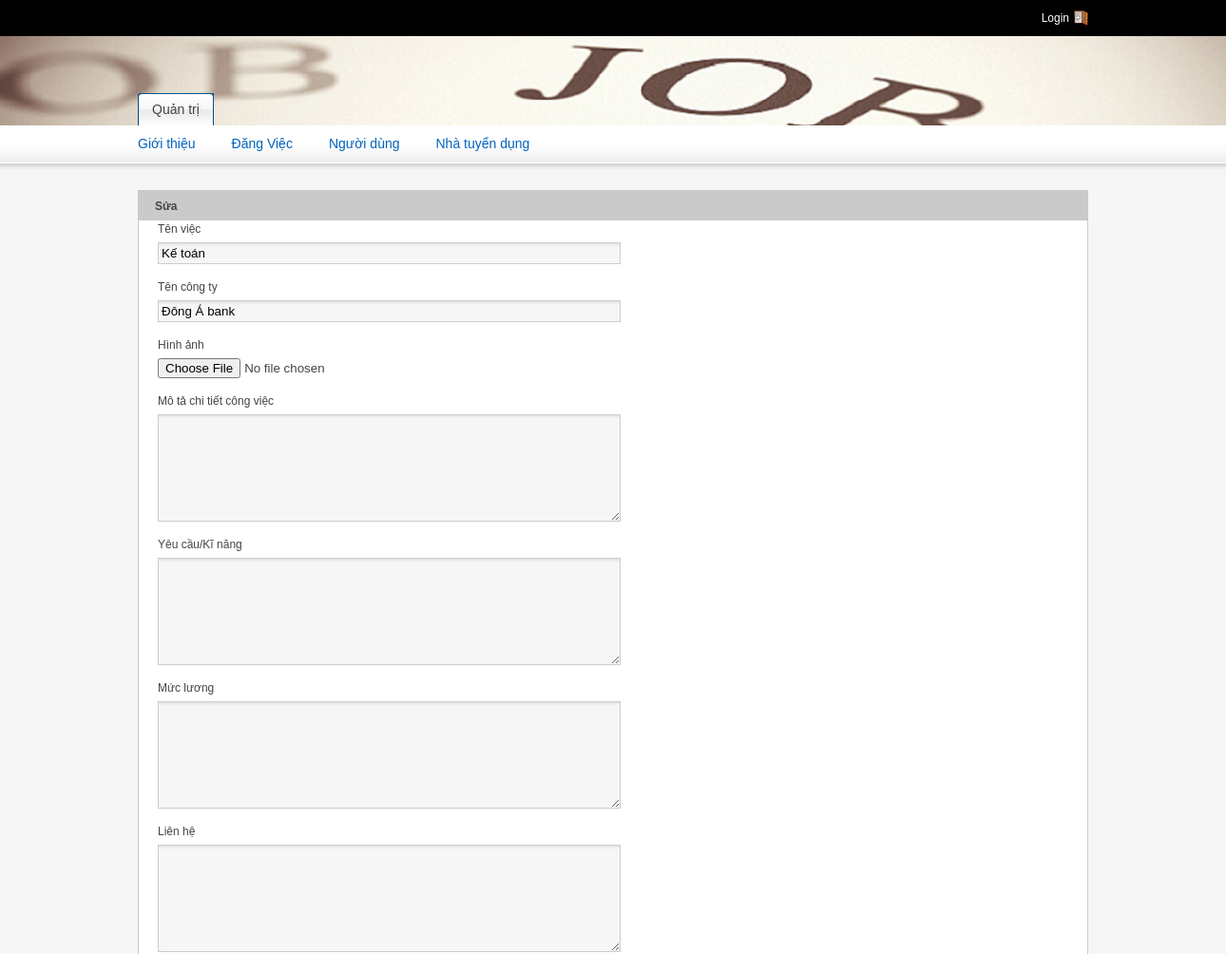
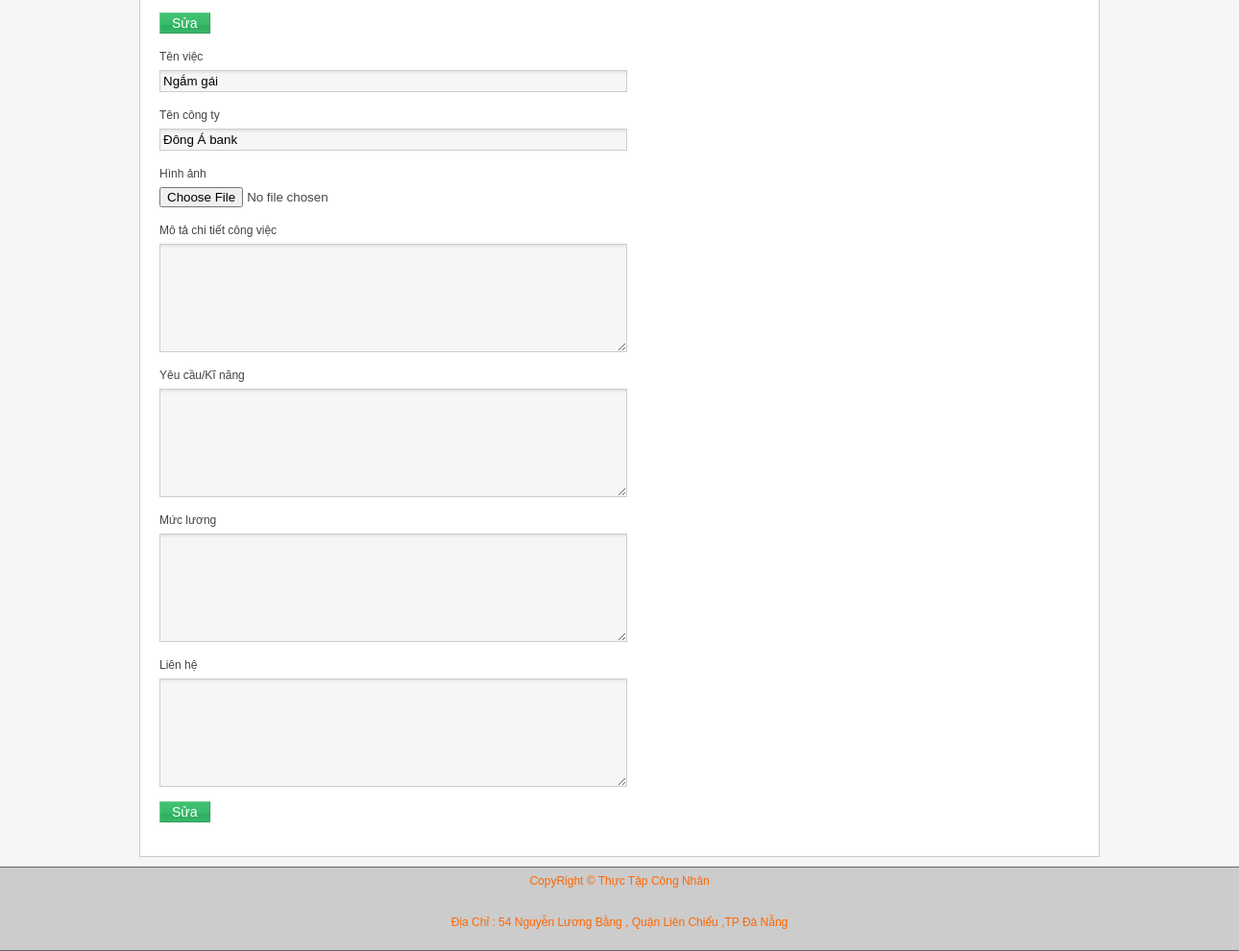
Screenshot of /admin/editDangViec.php?idc=4 with the database file from the repository (2 pictures, top to bottom).
### tables this page shows
CREATE TABLE `company_required` (
  `id_required` int(11) NOT NULL,
  `TenCongViec` varchar(50) NOT NULL,
  `ViTri` varchar(100) DEFAULT NULL,
  `KyNang` varchar(100) DEFAULT NULL,
  `DiaDiem` varchar(100) DEFAULT NULL,
  `id_com` int(10) DEFAULT NULL,
  `MoTa` varchar(200) DEFAULT NULL,
  `Luong` varchar(100) DEFAULT NULL,
  `Hinhanh` text NOT NULL
);

CREATE TABLE `company` (
  `id_com` int(10) NOT NULL,
  `name_com` varchar(100) NOT NULL,
  `Mota_com` text,
  `image_com` text,
  `lienhe` varchar(100) DEFAULT NULL,
  `ava_com` varchar(200) DEFAULT NULL,
  `fb_com` text,
  `email_com` text,
  `tw_com` text,
  `pt_com` text,
  `active` int(10) NOT NULL
);

### admin/moduns/content-editCV.php (the view, shortened to what this page needs)
<div class="grid_12">
	<div class="module">
		 <h2><span>Sửa</span></h2>
		 <div class="module-body">
		 <?php include 'lib/openConnection.php' ?>
   		 <?php
			 $idc = $_GET['idc'];
			 $conn -> set_charset("utf8");
			 $sql = "SELECT * FROM company INNER JOIN company_required ON company.id_com = company_required.id_com WHERE company.id_com=$idc";
			 $result = mysqli_query($conn, $sql);
			 if ($result) {
			  		 while ($row = $result->fetch_assoc() ) {
				echo'<form method ="post" action="" enctype="multipart/form-data">
					<p>
						<label>Tên việc</label>
						<input type="text" name="tenviec" value="'.$row['TenCongViec'].'" class="input-medium" />
					</p>
					<p>
						<label>Tên công ty</label>
						<input type="text" name="tencongty" value="'.$row['name_com'].'" class="input-medium" />
					</p>
					<p>
						<label>Hình ảnh</label>
						<input type="file"  name="hinhanh" value="'.$row['image_com'].'" />
					</p>
					<p>
						<label>Mô tả chi tiết công việc</label>
						<textarea name="mota"  rows="7" cols="90" class="input-medium"></textarea>
					</p>
					<p>
						<label>Yêu cầu/Kĩ năng</label>
						<textarea name="knkn"  rows="7" cols="90" class="input-medium"></textarea>
					</p>
					<p>
						<label>Mức lương</label>
						<textarea name="luong"  rows="7" cols="90" class="input-medium"></textarea>
					</p>
					<p>
						<label>Liên hệ</label>
						<textarea  name="lienhe"  rows="7" cols="90" class="input-medium"></textarea>
					</p>
					<fieldset>
						<input class="submit-green" name="submit" type="submit" value="Sửa" />
					</fieldset>
				</form>';}}
			?>
		 </div>
	</div>
</div>

### admin/css/style.css (style rules this page uses)
html, body, div, span, applet, object, iframe, h1, h2, h3, h4, h5, h6, p, blockquote, pre, a, abbr, acronym, address, big, cite, code, del, dfn, em, font, img, ins, kbd, q, s, samp, small, strike, strong, sub, sup, tt, var, b, u, i, center, dl, dt, dd, ol, ul, li, fieldset, form, label, legend, table, caption, tbody, tfoot, thead, tr, th, td { margin: 0; padding: 0; border: 0; outline: 0; font-size: 100%; background: transparent; }
body { line-height: 1; }
body { font: 12px/1.5 tahoma,arial; color: #444444; background-color: #f6f6f6; }
h2 { font-size: 24px; letter-spacing: -1px; }
p, dl, hr, h1, h2, h3, h4, h5, h6, ol, ul, pre, table, address, fieldset { margin-bottom: 15px; }
div.module { float: left; margin-bottom: 10px; width: 100%; }
div.module div.module-body { background:#fff; border: 1px solid #CACACA; padding:20px; }
div.module h2 { background: #cacaca; display: block; float: left; height: 32px; margin-right: 0px; padding-right: 0px; text-decoration: none; color: #444444; font-family: Arial, Helvetica, sans-serif; font-size:12px; font-weight:bold; width: 100%; margin-bottom: 0; letter-spacing: normal }
div.module h2 span { display: block; line-height: 20px; padding: 7px 0 5px 18px; }
fieldset { margin-top: 15px; margin-bottom: 15px; }
label { display: block; margin-bottom: 5px; }
.input-short, .input-medium, .input-long { padding: 3px; }
textarea { padding: 3px; }
.input-medium { width: 50% }
input.input-short, input.input-medium, input.input-long, select, textarea { background: url(../images/input-bg.gif) top left repeat-x #f6f6f6; border: 0; border: 1px solid #cccccc; }
input.submit-green { background: url(../images/submit-green-bg.gif) top left repeat-x; border: 0; border-top: 1px solid #6bd091; border-left: 1px solid #6bd091; border-right: 1px solid #349c5c; border-bottom: 1px solid #349c5c; color: #ffffff; font-size: 14px; padding: 2px 12px; margin: 0px 10px 0 0; cursor: pointer; }

### rows the page displays
company_required: tenviec "Kế toán", tencongty "Đông Á bank"
company_required: tenviec "Ngắm gái", tencongty "Đông Á bank"
